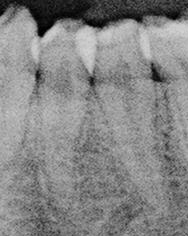
%> input picture overlapping_rekap/16_L_10.jpg, 188 x 236 px
$ octave --eval "result = mCoordinate(imread('overlapping_rekap/16_L_10.jpg'));"   (GNU Octave 9; MATLAB toolbox functions it lacks are replaced by stand-ins)
%> lines starting %> are read from the running program, lines starting %| are printed output that depends on the picture; in (x1, y1, x2, y2) boxes, pixels count from 0 and x2, y2 are one past the last pixel; in counts of white or black regions, pixels touching at a corner belong together; the program's own positions count from 1
### otsu_func.m
%% ISP Lab 9 Otsu Thresholding
% AliArshad Kothawala
% 7/04/15
function [threshold] = otsu_func(n)
if nargin < 2
% n=imhist(I); % Compute the histogram
N=sum(n); % sum the values of all the histogram values
max=0; %initialize maximum to zero
%%================================================================================================
for i=192:256
    P(i)=n(i)/N; %Computing the probability of each intensity level
end
%%================================================================================================
for T=192:255      % step through all thresholds from 2 to 255
    w0=sum(P(192:T)); % Probability of class 1 (separated by threshold)
    w1=sum(P(T+1:256)); %probability of class2 (separated by threshold)
    u0=dot([191:T-1],P(192:T))/w0; % class mean u0
    u1=dot([T:255],P(T+1:256))/w1; % class mean u1
    sigma=w0*w1*((u1-u0)^2); % compute sigma i.e variance(between class)
    if sigma>max % compare sigma with maximum
        max=sigma; % update the value of max i.e max=sigma
        threshold=T-1; % desired threshold corresponds to maximum variance of between class
    end

end
threshold = threshold/255;
%%====================================================================================================
% bw=im2bw(I,threshold/255); % Convert to Binary Image
% figure(3),imshow(bw); % Display the Binary Image
%%====================================================================================================
end

### morphProcess.m
function R=morphProcess(Ig,strelShape,strelSize)
%Morphologi terdiri dari Eroding, Dilation dengan strelShape dan strelSize
%Input Gambar (Ig) merupakan Binary
%Output R merupakan hasil Morphologi
[baris kolom] = size(Ig);
SE = strel(strelShape, strelSize);
Ier=imerode(Ig,SE);
Idil=imdilate(Ier,SE);
R=Ig*0;
% [9 lines of commented-out code are left out]
R = Idil;
end

### mCoordinate.m
function [M R] = mCoordinate(I)
% I = imread('D:\MAGISTER INFORMATIKA\Computer Vision\BISMILLAH PROJECT AKHIR VISKOM\Coding\overlapping_rekap\16_L_10.jpg');
if size(I,3)==3
    I = rgb2gray(I);
end
% I = adapthisteq(I);
x = imhist(I); % buat histogram
%> x = 256 values, max 673 at index 154, min 0 at index 214, mean 173.3
% [4 lines of commented-out code are left out]
[m n] = size(x); %ambil nilai size maksimum imhist yaitu 255
%> m = 256; n = 1
% no_z = find(x); %mengambil bin yang non-zero value

%partisi histrogram menjadi 4
p1 = x(1:64,:);
%> p1 = 64 values, max 88 at index 29, min 9 at index 2, mean 53.78
p2 = x(65:128,:);
%> p2 = 64 values, max 495 at index 64, min 35 at index 9, mean 174.3
p3 = x(129:192,:);
%> p3 = 64 values, max 673 at index 26, min 80 at index 60, mean 447.9
p4 = x(193:255,:);
%> p4 = 63 values, max 89 at index 5, min 0 at index 22, mean 17.48
p34 = x(129:255,:);
%> p34 = 127 values, max 673 at index 26, min 0 at index 86, mean 234.4
% [pixelCounts grayLevels] = imhist(I);
T = graythresh(uint8(p3));
%> T = 0.733
Th = otsu_func(x);
%> in otsu_func, `N=sum(n);`: N = 44368
%> after the loop in otsu_func, `for i=192:256`: P = 256 values, max 0.00201 at index 197, min 0 at index 1, mean 0.000104
%> the loop in otsu_func, `for T=192:255` made 64 passes
%> (w0, w1, u0, u1, sigma, max) on passes 1 to 8: (0.00192, 0.0248, 191, 198.6, 0.00275, 0.00275), (0.00372, 0.023, 191.5, 199.1, 0.005, 0.005), (0.00552, 0.0212, 192, 199.6, 0.00689, 0.00689), (0.00742, 0.0193, 192.5, 200.2, 0.0085, 0.0085), (0.00902, 0.0177, 192.9, 200.7, 0.00954, 0.00954), (0.011, 0.0157, 193.5, 201.3, 0.0105, 0.0105), (0.0127, 0.014, 194, 201.8, 0.0109, 0.0109), (0.0147, 0.012, 194.5, 202.4, 0.011, 0.011)
%> (w0, w1, u0, u1, sigma) on passes 9 to 14: (0.0166, 0.0102, 195, 203, 0.0108), (0.0183, 0.00847, 195.5, 203.6, 0.0103), (0.0198, 0.0069, 195.9, 204.2, 0.00948), (0.0215, 0.00523, 196.4, 205, 0.00825), (0.0228, 0.00397, 196.8, 205.6, 0.00702), (0.024, 0.00273, 197.1, 206.3, 0.00549)
%> after the loop in otsu_func, `for T=192:255`: threshold = 198
%> in otsu_func, `threshold = threshold/255;`: threshold = 0.776
%> Th = 0.776
% [9 lines of commented-out code are left out]
Ie = adapthisteq(I);  %adapthisteq sebelum masuk segmentasi
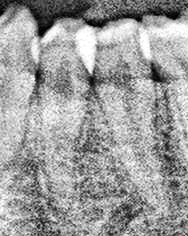
%> Ie: size 236x188 uint8; min 0, max 255, mean 157.4
It = im2bw(Ie,Th);
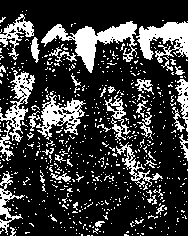
%> It: size 236x188 logical; 23.3% white; 663 white regions (618 under 20 px), largest, box (x1, y1, x2, y2) and area: (41, 21, 137, 73) 1643, (136, 21, 188, 63) 1199, (36, 95, 86, 140) 885
R = morphProcess(It,'square',6);
%> in morphProcess, `Ier=imerode(Ig,SE);`:
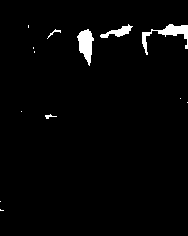
%> Ier: size 236x188 logical; 2.3% white; 13 white regions (8 under 20 px), largest, box (x1, y1, x2, y2) and area: (142, 24, 188, 55) 399, (77, 29, 94, 66) 365, (100, 24, 133, 38) 185, (47, 29, 61, 39) 31, (45, 114, 57, 119) 26
%> in morphProcess, `Idil=imdilate(Ier,SE);`:
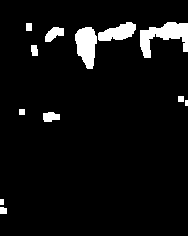
%> Idil: size 236x188 logical; 5.8% white; 12 white regions (1 under 20 px), largest, box (x1, y1, x2, y2) and area: (140, 22, 188, 58) 862, (75, 27, 97, 69) 660, (98, 22, 136, 41) 460
%> in morphProcess, `R=Ig*0;`: R: size 236x188 double; every value is 0

% BW = imbinarize(I,Th);
figure;
imshow(R)
pp = regionprops(R,'Area','Centroid');
%> pp = 12 regions; largest, Area and Centroid: 862 [164.7 36.5], 660 [87.1 46.2], 460 [118.6 33.1], 181 [54.7 34.4], 136 [51.3 117.5]
amt = size(pp,1);
%> amt = 12
M = zeros(amt,2);

for i=1 : size(pp,1)
    M(i,:)= round(pp(i).Centroid);
end
%> this loop made 12 passes
%> after the loop, M = [3 202; 4 211; 22 112; 30 27; 35 51; 51 117; 55 34; 87 46; 119 33; 165 37; 182 99; 187 103]
%> `result = mCoordinate(imread('overlapping_rekap/16_L_10.jpg'));`: result has the same summary as M in mCoordinate
end
% i need coordinates

$ run again, on overlapping_rekap/16_L_05.jpg
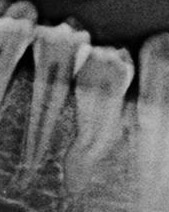
%> input picture overlapping_rekap/16_L_05.jpg, 169 x 212 px
%> x = 256 values, max 372 at index 121, min 0 at index 193, mean 140
%> p1 = 64 values, max 252 at index 48, min 73 at index 14, mean 151
%> p2 = 64 values, max 372 at index 57, min 155 at index 25, mean 238.4
%> p3 = 64 values, max 328 at index 3, min 3 at index 63, mean 170.3
%> p4 = 63 values, max 4 at index 2, min 0 at index 1, mean 0.127
%> p34 = 127 values, max 328 at index 3, min 0 at index 65, mean 85.88
%> T = 0.531
%> N = 35828
%> after the loop in otsu_func, `for i=192:256`: P = 256 values, max 0.000112 at index 194, min 0 at index 1, mean 1.2e-06
%> the loop in otsu_func, `for T=192:255` made 64 passes
%> (w0, w1, u0, u1, max) on passes 1, 3: (8.37e-05, 0.000223, 191, 194, 1.68e-07), (0.000195, 0.000112, 192.1, 195, 1.78e-07)
%> after the loop in otsu_func, `for T=192:255`: threshold = 193
%> in otsu_func, `threshold = threshold/255;`: threshold = 0.757
%> in mCoordinate, `It = im2bw(Ie,Th);`:
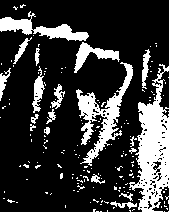
%> It: size 212x169 logical; 21.7% white; 171 white regions (152 under 20 px), largest, box (x1, y1, x2, y2) and area: (129, 64, 169, 212) 2888, (76, 62, 133, 166) 1650, (0, 11, 89, 41) 946
%> Ier: size 212x169 logical; 4% white; 19 white regions (10 under 20 px), largest, box (x1, y1, x2, y2) and area: (141, 104, 161, 177) 715, (0, 19, 29, 31) 166, (41, 27, 84, 37) 148
%> in morphProcess, `Idil=imdilate(Ier,SE);`:
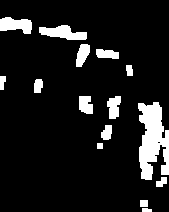
%> Idil: size 212x169 logical; 10.8% white; 15 white regions, largest, box (x1, y1, x2, y2) and area: (138, 102, 169, 180) 1618, (39, 25, 87, 40) 448, (0, 17, 32, 34) 387
%> R: size 212x169 double; every value is 0
%> pp = 15 regions; largest, Area and Centroid: 1618 [153.4 140.7], 448 [63.7 33.6], 387 [16.5 25.5], 235 [114.6 107.6], 220 [83.1 55.2]
%> amt = 15
%> the loop in mCoordinate, `for i=1 : size(pp,1)` made 15 passes
%> after the loop in mCoordinate, `for i=1 : size(pp,1)`: M = 15 rows, first 12: [17 26; 3 83; 39 86; 64 34; 83 55; 86 105; 108 55; 101 147; 108 133; 115 108; 130 71; 153 141]
%> result has the same summary as M in mCoordinate

$ run again, on overlapping_rekap/16_L_16.jpg
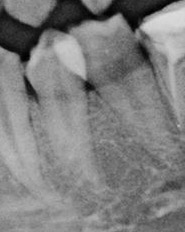
%> input picture overlapping_rekap/16_L_16.jpg, 185 x 232 px
%> x = 256 values, max 716 at index 141, min 0 at index 223, mean 167.7
%> p1 = 64 values, max 122 at index 24, min 9 at index 1, mean 63.5
%> p2 = 64 values, max 553 at index 64, min 24 at index 5, mean 209.2
%> p3 = 64 values, max 716 at index 13, min 67 at index 59, mean 382.3
%> p4 = 63 values, max 80 at index 1, min 0 at index 31, mean 15.87
%> p34 = 127 values, max 716 at index 13, min 0 at index 95, mean 200.5
%> T = 0.682
%> N = 42920
%> after the loop in otsu_func, `for i=192:256`: P = 256 values, max 0.00186 at index 193, min 0 at index 1, mean 9.73e-05
%> the loop in otsu_func, `for T=192:255` made 64 passes
%> (w0, w1, u0, u1, sigma, max) on passes 1 to 8: (0.00161, 0.0233, 191, 203.8, 0.00618, 0.00618), (0.00347, 0.0214, 191.5, 204.9, 0.0132, 0.0132), (0.00499, 0.0199, 192, 205.8, 0.0189, 0.0189), (0.00622, 0.0187, 192.4, 206.6, 0.0234, 0.0234), (0.00739, 0.0175, 192.8, 207.3, 0.0273, 0.0273), (0.00848, 0.0164, 193.2, 208.1, 0.0308, 0.0308), (0.00941, 0.0155, 193.6, 208.7, 0.0335, 0.0335), (0.0108, 0.0141, 194.1, 209.8, 0.0373, 0.0373)
%> after the loop in otsu_func, `for T=192:255`: threshold = 203
%> in otsu_func, `threshold = threshold/255;`: threshold = 0.796
%> in mCoordinate, `It = im2bw(Ie,Th);`:
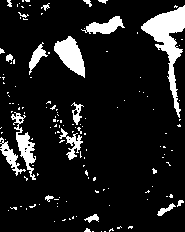
%> It: size 232x185 logical; 11.4% white; 141 white regions (123 under 20 px), largest, box (x1, y1, x2, y2) and area: (141, 5, 185, 118) 1524, (54, 36, 85, 78) 710, (11, 112, 36, 180) 543
%> Ier: size 232x185 logical; 3% white; 9 white regions (4 under 20 px), largest, box (x1, y1, x2, y2) and area: (145, 9, 185, 58) 714, (57, 40, 82, 72) 378, (89, 19, 119, 31) 114, (19, 137, 25, 148) 44, (33, 51, 42, 61) 23
%> in morphProcess, `Idil=imdilate(Ier,SE);`:
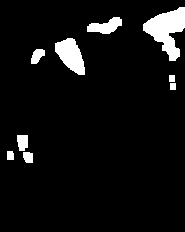
%> Idil: size 232x185 logical; 6.4% white; 9 white regions, largest, box (x1, y1, x2, y2) and area: (143, 7, 185, 61) 1186, (55, 38, 85, 75) 688, (87, 17, 122, 34) 354
%> R: size 232x185 double; every value is 0
%> pp = 9 regions; largest, Area and Centroid: 1186 [167.6 30.7], 688 [71.4 56.1], 354 [106.1 26.9], 154 [23.2 142.8], 143 [38 56.5]
%> amt = 9
%> the loop in mCoordinate, `for i=1 : size(pp,1)` made 9 passes
%> after the loop in mCoordinate, `for i=1 : size(pp,1)`: M = [11 156; 23 143; 29 158; 38 56; 71 56; 106 27; 168 31; 172 79; 174 87]
%> result has the same summary as M in mCoordinate
